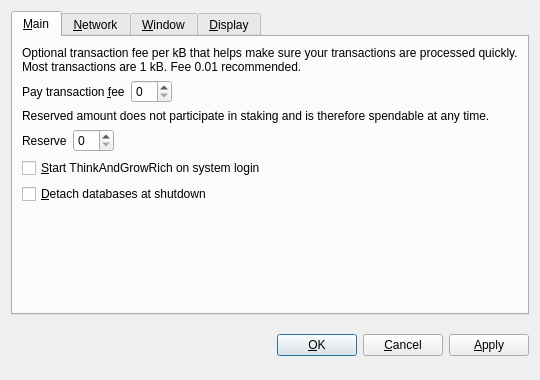
<?xml version="1.0" encoding="UTF-8"?>
<ui version="4.0">
 <class>OptionsDialog</class>
 <widget class="QDialog" name="OptionsDialog">
  <property name="geometry">
   <rect>
    <x>0</x>
    <y>0</y>
    <width>540</width>
    <height>380</height>
   </rect>
  </property>
  <property name="windowTitle">
   <string>Options</string>
  </property>
  <property name="modal">
   <bool>true</bool>
  </property>
  <layout class="QVBoxLayout" name="verticalLayout">
   <item>
    <widget class="QTabWidget" name="tabWidget">
     <property name="tabPosition">
      <enum>QTabWidget::North</enum>
     </property>
     <property name="currentIndex">
      <number>0</number>
     </property>
     <widget class="QWidget" name="tabMain">
      <attribute name="title">
       <string>&amp;Main</string>
      </attribute>
      <layout class="QVBoxLayout" name="verticalLayout_Main">
       <item>
        <widget class="QLabel" name="transactionFeeInfoLabel">
         <property name="text">
          <string>Optional transaction fee per kB that helps make sure your transactions are processed quickly. Most transactions are 1 kB. Fee 0.01 recommended.</string>
         </property>
         <property name="textFormat">
          <enum>Qt::PlainText</enum>
         </property>
         <property name="wordWrap">
          <bool>true</bool>
         </property>
        </widget>
       </item>
       <item>
        <layout class="QHBoxLayout" name="horizontalLayoutFee">
         <item>
          <widget class="QLabel" name="transactionFeeLabel">
           <property name="text">
            <string>Pay transaction &amp;fee</string>
           </property>
           <property name="textFormat">
            <enum>Qt::PlainText</enum>
           </property>
           <property name="buddy">
            <cstring>transactionFee</cstring>
           </property>
          </widget>
         </item>
         <item>
          <widget class="BitcoinAmountField" name="transactionFee"/>
         </item>
         <item>
          <spacer name="horizontalSpacerFee">
           <property name="orientation">
            <enum>Qt::Horizontal</enum>
           </property>
           <property name="sizeHint" stdset="0">
            <size>
             <width>40</width>
             <height>20</height>
            </size>
           </property>
          </spacer>
         </item>
        </layout>
       </item>
       <item>
        <widget class="QLabel" name="reserveBalanceInfoLabel">
         <property name="text">
          <string>Reserved amount does not participate in staking and is therefore spendable at any time.</string>
         </property>
         <property name="textFormat">
          <enum>Qt::PlainText</enum>
         </property>
         <property name="wordWrap">
          <bool>true</bool>
         </property>
        </widget>
       </item>
       <item>
        <layout class="QHBoxLayout" name="horizontalLayoutReserveBalance">
         <item>
          <widget class="QLabel" name="reserveBalanceLabel">
           <property name="text">
            <string>Reserve</string>
           </property>
           <property name="textFormat">
            <enum>Qt::PlainText</enum>
           </property>
           <property name="buddy">
            <cstring>reserveBalance</cstring>
           </property>
          </widget>
         </item>
         <item>
          <widget class="BitcoinAmountField" name="reserveBalance"/>
         </item>
         <item>
          <spacer name="horizontalSpacerReserveBalance">
           <property name="orientation">
            <enum>Qt::Horizontal</enum>
           </property>
           <property name="sizeHint" stdset="0">
            <size>
             <width>40</width>
             <height>20</height>
            </size>
           </property>
          </spacer>
         </item>
        </layout>
       </item>
       <item>
        <widget class="QCheckBox" name="bitcoinAtStartup">
         <property name="toolTip">
          <string>Automatically start ThinkAndGrowRich after logging in to the system.</string>
         </property>
         <property name="text">
          <string>&amp;Start ThinkAndGrowRich on system login</string>
         </property>
        </widget>
       </item>
       <item>
        <widget class="QCheckBox" name="detachDatabases">
         <property name="toolTip">
          <string>Detach block and address databases at shutdown. This means they can be moved to another data directory, but it slows down shutdown. The wallet is always detached.</string>
         </property>
         <property name="text">
          <string>&amp;Detach databases at shutdown</string>
         </property>
        </widget>
       </item>
       <item>
        <spacer name="verticalSpacer_Main">
         <property name="orientation">
          <enum>Qt::Vertical</enum>
         </property>
         <property name="sizeHint" stdset="0">
          <size>
           <width>20</width>
           <height>40</height>
          </size>
         </property>
        </spacer>
       </item>
      </layout>
     </widget>
     <widget class="QWidget" name="tabNetwork">
      <attribute name="title">
       <string>&amp;Network</string>
      </attribute>
      <layout class="QVBoxLayout" name="verticalLayout_Network">
       <item>
        <widget class="QCheckBox" name="mapPortUpnp">
         <property name="toolTip">
          <string>Automatically open the ThinkAndGrowRich client port on the router. This only works when your router supports UPnP and it is enabled.</string>
         </property>
         <property name="text">
          <string>Map port using &amp;UPnP</string>
         </property>
        </widget>
       </item>
       <item>
        <widget class="QCheckBox" name="connectSocks">
         <property name="toolTip">
          <string>Connect to the ThinkAndGrowRich network through a SOCKS proxy (e.g. when connecting through Tor).</string>
         </property>
         <property name="text">
          <string>&amp;Connect through SOCKS proxy:</string>
         </property>
        </widget>
       </item>
       <item>
        <layout class="QHBoxLayout" name="horizontalLayout_Network">
         <item>
          <widget class="QLabel" name="proxyIpLabel">
           <property name="text">
            <string>Proxy &amp;IP:</string>
           </property>
           <property name="textFormat">
            <enum>Qt::PlainText</enum>
           </property>
           <property name="buddy">
            <cstring>proxyIp</cstring>
           </property>
          </widget>
         </item>
         <item>
          <widget class="QValidatedLineEdit" name="proxyIp">
           <property name="maximumSize">
            <size>
             <width>140</width>
             <height>16777215</height>
            </size>
           </property>
           <property name="toolTip">
            <string>IP address of the proxy (e.g. 127.0.0.1)</string>
           </property>
          </widget>
         </item>
         <item>
          <widget class="QLabel" name="proxyPortLabel">
           <property name="text">
            <string>&amp;Port:</string>
           </property>
           <property name="textFormat">
            <enum>Qt::PlainText</enum>
           </property>
           <property name="buddy">
            <cstring>proxyPort</cstring>
           </property>
          </widget>
         </item>
         <item>
          <widget class="QLineEdit" name="proxyPort">
           <property name="maximumSize">
            <size>
             <width>55</width>
             <height>16777215</height>
            </size>
           </property>
           <property name="toolTip">
            <string>Port of the proxy (e.g. 9050)</string>
           </property>
          </widget>
         </item>
         <item>
          <widget class="QLabel" name="socksVersionLabel">
           <property name="text">
            <string>SOCKS &amp;Version:</string>
           </property>
           <property name="textFormat">
            <enum>Qt::PlainText</enum>
           </property>
           <property name="buddy">
            <cstring>socksVersion</cstring>
           </property>
          </widget>
         </item>
         <item>
          <widget class="QValueComboBox" name="socksVersion">
           <property name="toolTip">
            <string>SOCKS version of the proxy (e.g. 5)</string>
           </property>
          </widget>
         </item>
         <item>
          <spacer name="horizontalSpacer_Network">
           <property name="orientation">
            <enum>Qt::Horizontal</enum>
           </property>
           <property name="sizeHint" stdset="0">
            <size>
             <width>40</width>
             <height>20</height>
            </size>
           </property>
          </spacer>
         </item>
        </layout>
       </item>
       <item>
        <spacer name="verticalSpacer_Network">
         <property name="orientation">
          <enum>Qt::Vertical</enum>
         </property>
         <property name="sizeHint" stdset="0">
          <size>
           <width>20</width>
           <height>40</height>
          </size>
         </property>
        </spacer>
       </item>
      </layout>
     </widget>
     <widget class="QWidget" name="tabWindow">
      <attribute name="title">
       <string>&amp;Window</string>
      </attribute>
      <layout class="QVBoxLayout" name="verticalLayout_Window">
       <item>
        <widget class="QCheckBox" name="minimizeToTray">
         <property name="toolTip">
          <string>Show only a tray icon after minimizing the window.</string>
         </property>
         <property name="text">
          <string>&amp;Minimize to the tray instead of the taskbar</string>
         </property>
        </widget>
       </item>
       <item>
        <widget class="QCheckBox" name="minimizeOnClose">
         <property name="toolTip">
          <string>Minimize instead of exit the application when the window is closed. When this option is enabled, the application will be closed only after selecting Quit in the menu.</string>
         </property>
         <property name="text">
          <string>M&amp;inimize on close</string>
         </property>
        </widget>
       </item>
       <item>
        <spacer name="verticalSpacer_Window">
         <property name="orientation">
          <enum>Qt::Vertical</enum>
         </property>
         <property name="sizeHint" stdset="0">
          <size>
           <width>20</width>
           <height>40</height>
          </size>
         </property>
        </spacer>
       </item>
      </layout>
     </widget>
     <widget class="QWidget" name="tabDisplay">
      <attribute name="title">
       <string>&amp;Display</string>
      </attribute>
      <layout class="QVBoxLayout" name="verticalLayout_Display">
       <item>
        <layout class="QHBoxLayout" name="horizontalLayout_1_Display">
         <item>
          <widget class="QLabel" name="langLabel">
           <property name="text">
            <string>User Interface &amp;language:</string>
           </property>
           <property name="textFormat">
            <enum>Qt::PlainText</enum>
           </property>
           <property name="buddy">
            <cstring>lang</cstring>
           </property>
          </widget>
         </item>
         <item>
          <widget class="QValueComboBox" name="lang">
           <property name="toolTip">
            <string>The user interface language can be set here. This setting will take effect after restarting ThinkAndGrowRich.</string>
           </property>
          </widget>
         </item>
        </layout>
       </item>
       <item>
        <layout class="QHBoxLayout" name="horizontalLayout_2_Display">
         <item>
          <widget class="QLabel" name="unitLabel">
           <property name="text">
            <string>&amp;Unit to show amounts in:</string>
           </property>
           <property name="textFormat">
            <enum>Qt::PlainText</enum>
           </property>
           <property name="buddy">
            <cstring>unit</cstring>
           </property>
          </widget>
         </item>
         <item>
          <widget class="QValueComboBox" name="unit">
           <property name="toolTip">
            <string>Choose the default subdivision unit to show in the interface and when sending coins.</string>
           </property>
          </widget>
         </item>
        </layout>
       </item>
       <item>
        <widget class="QCheckBox" name="displayAddresses">
         <property name="toolTip">
          <string>Whether to show ThinkAndGrowRich addresses in the transaction list or not.</string>
         </property>
         <property name="text">
          <string>&amp;Display addresses in transaction list</string>
         </property>
        </widget>
       </item>
       <item>
        <widget class="QCheckBox" name="coinControlFeatures">
         <property name="toolTip">
          <string>Whether to show coin control features or not.</string>
         </property>
         <property name="text">
          <string>Display coin &amp;control features (experts only!)</string>
         </property>
        </widget>
       </item>
       <item>
        <spacer name="verticalSpacer_Display">
         <property name="orientation">
          <enum>Qt::Vertical</enum>
         </property>
         <property name="sizeHint" stdset="0">
          <size>
           <width>20</width>
           <height>40</height>
          </size>
         </property>
        </spacer>
       </item>
      </layout>
     </widget>
    </widget>
   </item>
   <item>
    <layout class="QHBoxLayout" name="horizontalLayout_Buttons">
     <item>
      <spacer name="horizontalSpacer_1">
       <property name="orientation">
        <enum>Qt::Horizontal</enum>
       </property>
       <property name="sizeHint" stdset="0">
        <size>
         <width>40</width>
         <height>48</height>
        </size>
       </property>
      </spacer>
     </item>
     <item>
      <widget class="QLabel" name="statusLabel">
       <property name="font">
        <font>
         <weight>75</weight>
         <bold>true</bold>
        </font>
       </property>
       <property name="text">
        <string/>
       </property>
       <property name="textFormat">
        <enum>Qt::PlainText</enum>
       </property>
       <property name="wordWrap">
        <bool>true</bool>
       </property>
      </widget>
     </item>
     <item>
      <spacer name="horizontalSpacer_2">
       <property name="orientation">
        <enum>Qt::Horizontal</enum>
       </property>
       <property name="sizeHint" stdset="0">
        <size>
         <width>40</width>
         <height>48</height>
        </size>
       </property>
      </spacer>
     </item>
     <item>
      <widget class="QPushButton" name="okButton">
       <property name="text">
        <string>&amp;OK</string>
       </property>
      </widget>
     </item>
     <item>
      <widget class="QPushButton" name="cancelButton">
       <property name="text">
        <string>&amp;Cancel</string>
       </property>
       <property name="autoDefault">
        <bool>false</bool>
       </property>
      </widget>
     </item>
     <item>
      <widget class="QPushButton" name="applyButton">
       <property name="text">
        <string>&amp;Apply</string>
       </property>
       <property name="autoDefault">
        <bool>false</bool>
       </property>
      </widget>
     </item>
    </layout>
   </item>
  </layout>
 </widget>
 <customwidgets>
  <customwidget>
   <class>BitcoinAmountField</class>
   <extends>QSpinBox</extends>
   <header>bitcoinamountfield.h</header>
  </customwidget>
  <customwidget>
   <class>QValueComboBox</class>
   <extends>QComboBox</extends>
   <header>qvaluecombobox.h</header>
  </customwidget>
  <customwidget>
   <class>QValidatedLineEdit</class>
   <extends>QLineEdit</extends>
   <header>qvalidatedlineedit.h</header>
  </customwidget>
 </customwidgets>
 <resources/>
 <connections/>
</ui>
